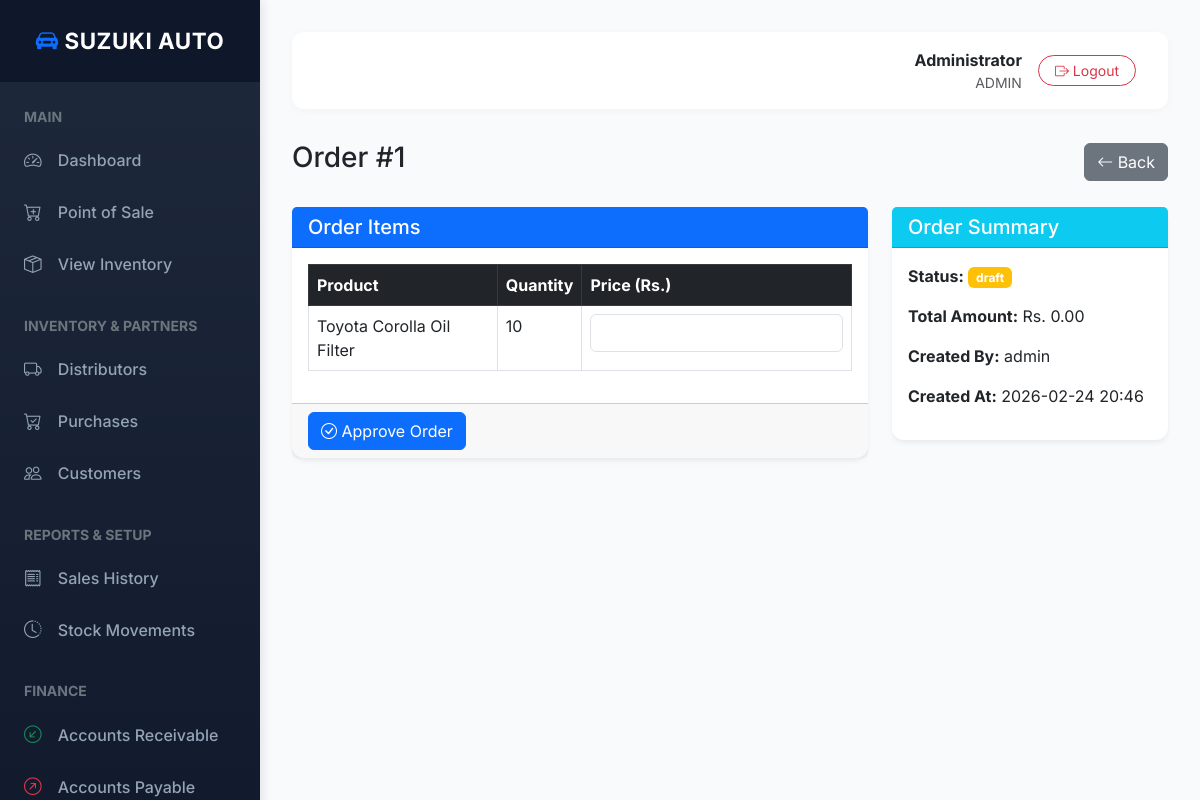
The page /sales/orders/1 (signed in) on the database its author committed.
### models.py (models this page shows, shortened)
class User(db.Model, UserMixin):
    id = db.Column(db.Integer, primary_key=True)
    username = db.Column(db.String(150), unique=True, nullable=False)
    password_hash = db.Column(db.String(200), nullable=False)
    role = db.Column(db.String(20), nullable=False)  # staff / admin
    full_name = db.Column(db.String(200))
    phone = db.Column(db.String(20))
    created_orders = db.relationship('Order', foreign_keys='Order.created_by', back_populates='creator', lazy=True)
    approved_orders = db.relationship('Order', foreign_keys='Order.approved_by', back_populates='approver', lazy=True)
    created_purchases = db.relationship('PurchaseOrder', foreign_keys='PurchaseOrder.created_by', back_populates='creator', lazy=True)

class Order(db.Model):
    id = db.Column(db.Integer, primary_key=True)
    created_by = db.Column(db.Integer, db.ForeignKey('user.id'))
    approved_by = db.Column(db.Integer, db.ForeignKey('user.id'), nullable=True)
    customer_id = db.Column(db.Integer, db.ForeignKey('customer.id'), nullable=True)
    customer_name = db.Column(db.String(200)) # Keep for walk-in cash sales
    customer_phone = db.Column(db.String(20))
    customer_address = db.Column(db.Text)
    status = db.Column(db.String(20), default='draft')  # draft, approved, completed, cancelled
    order_type = db.Column(db.String(20), default='sale')  # sale, credit_sale
    total_amount = db.Column(db.Numeric(12, 2), default=0.0)
    total_profit = db.Column(db.Numeric(12, 2), default=0.0)
    amount_paid = db.Column(db.Numeric(12, 2), default=0.0)
    due_date = db.Column(db.DateTime, nullable=True)
    created_at = db.Column(db.DateTime, default=datetime.utcnow)
    customer = db.relationship('Customer', back_populates='orders', lazy=True)
    items = db.relationship('OrderItem', back_populates='order', lazy=True, cascade='all, delete-orphan')
    creator = db.relationship('User', foreign_keys=[created_by], back_populates='created_orders')
    approver = db.relationship('User', foreign_keys=[approved_by], back_populates='approved_orders')
    transactions = db.relationship('CustomerTransaction', back_populates='order', lazy=True)

class OrderItem(db.Model):
    id = db.Column(db.Integer, primary_key=True)
    order_id = db.Column(db.Integer, db.ForeignKey('order.id', ondelete='CASCADE'))
    product_id = db.Column(db.Integer, db.ForeignKey('product.id'))
    quantity = db.Column(db.Integer)
    price = db.Column(db.Numeric(12, 2), nullable=True)  # Selling price at time of order
    order = db.relationship('Order', back_populates='items')
    product = db.relationship('Product', back_populates='order_items')

class Product(db.Model):
    id = db.Column(db.Integer, primary_key=True)
    name = db.Column(db.String(200), nullable=False)
    description = db.Column(db.Text)
    sku = db.Column(db.String(50), unique=True)
    stock_quantity = db.Column(db.Integer, default=0)
    cost_price = db.Column(db.Numeric(12, 2))
    selling_price = db.Column(db.Numeric(12, 2))
    distributor_id = db.Column(db.Integer, db.ForeignKey('distributor.id'), nullable=True)
    vehicle_type = db.Column(db.String(100))  # e.g., Car, Motorcycle, Truck
    vehicle_model = db.Column(db.String(100))  # e.g., Civic 2019, Mehran
    part_number = db.Column(db.String(100))  # Original part number
    min_stock_level = db.Column(db.Integer, default=5)
    is_active = db.Column(db.Boolean, default=True)
    created_at = db.Column(db.DateTime, default=datetime.utcnow)
    distributor = db.relationship('Distributor', back_populates='products')
    order_items = db.relationship('OrderItem', back_populates='product', lazy=True)
    purchase_items = db.relationship('PurchaseOrderItem', back_populates='product', lazy=True)
    stock_movements = db.relationship('StockMovement', back_populates='product', lazy=True)

### routes/sales.py (the view, shortened to what this page needs)
@sales_bp.route('/orders/<int:order_id>', methods=['GET', 'POST'])
@login_required
def order_detail(order_id):
    order = SalesController.get_order_by_id(order_id)
    if not order:
        flash("Order not found.", "danger")
        return redirect(url_for('main.dashboard'))
    if current_user.role != 'admin' and (order.status != 'draft' or order.created_by != current_user.id):
        flash("You don't have permission to view that order.", "danger")
        return redirect(url_for('main.dashboard'))
    return render_template('order_detail.html', order=order)

### app.py (called while the page is built)
def create_app():
    app = Flask(__name__)
    app.config['SECRET_KEY'] = 'secret-key-change-in-production'
    app.config['SQLALCHEMY_DATABASE_URI'] = 'sqlite:///pos.db'
    app.config['SQLALCHEMY_TRACK_MODIFICATIONS'] = False
    db.init_app(app)
    login_manager.init_app(app)
    @login_manager.user_loader
    def load_user(user_id):
        return db.session.get(User, int(user_id))
    register_blueprints(app)
    return app

### controllers/sales_controller.py (called while the page is built)
    @staticmethod
    def get_order_by_id(order_id):
        return db.session.get(Order, order_id)

### templates/order_detail.html (shortened to what this page needs)
{% extends "base.html" %} {% block content %}
<div class="d-flex justify-content-between align-items-center mb-4">
  <h3>Order #{{ order.id }}</h3>
  <div>
    <a href="{{ url_for('main.dashboard') }}" class="btn btn-secondary">
      <i class="bi bi-arrow-left"></i> Back
    </a>
  </div>
</div>
<div class="row">
  <div class="col-md-8">
    <form method="POST">
      <div class="card mb-4">
        <div class="card-header bg-primary text-white">
          <h5 class="mb-0">Order Items</h5>
        </div>
        <div class="card-body">
          <table class="table table-bordered">
            <thead class="table-dark">
              <tr>
                <th>Product</th>
                <th>Quantity</th>
                {% if current_user.role == 'admin' and order.status == 'draft'
                %}
                <th>Price (Rs.)</th>
                {% elif order.status == 'approved' %}
                <th>Price (Rs.)</th>
                <th>Total (Rs.)</th>
                {% endif %}
              </tr>
            </thead>
            <tbody>
              {% for item in order.items %}
              <tr>
                <td>{{ item.product.name }}</td>
                <td>{{ item.quantity }}</td>
                {% if current_user.role == 'admin' and order.status == 'draft'
                %}
                <td>
                  <input
                    type="number"
                    step="0.01"
                    name="price_{{ item.id }}"
                    class="form-control"
                    value="{{ item.price or '' }}"
                    required
                  />
                </td>
                {% elif order.status == 'approved' %}
                <td>Rs. {{ "%.2f"|format(item.price) }}</td>
                <td>Rs. {{ "%.2f"|format(item.price * item.quantity) }}</td>
                {% endif %}
              </tr>
              {% endfor %}
            </tbody>
          </table>
        </div>
        {% if current_user.role == 'admin' and order.status == 'draft' %}
        <div class="card-footer">
          <button class="btn btn-primary">
            <i class="bi bi-check-circle"></i> Approve Order
          </button>
        </div>
        {% endif %}
      </div>
    </form>
  </div>
  <div class="col-md-4">
    <div class="card mb-4">
      <div class="card-header bg-info text-white">
        <h5 class="mb-0">Order Summary</h5>
      </div>
      <div class="card-body">
        <p>
          <strong>Status:</strong>
          <span
            class="badge {% if order.status == 'approved' %}bg-success{% else %}bg-warning{% endif %}"
          >
            {{ order.status }}
          </span>
        </p>
        <p>
          <strong>Total Amount:</strong> Rs. {{
          "%.2f"|format(order.total_amount) }}
        </p>
        <p><strong>Created By:</strong> {{ order.creator.username }}</p>
        <p>
          <strong>Created At:</strong> {{ order.created_at.strftime('%Y-%m-%d
          %H:%M') }}
        </p>
      </div>
    </div>
  </div>
</div>
{% endblock %}

### templates/base.html (shortened to what this page needs)
<!doctype html>
<html lang="en">
  <head>
    <link href="https://cdn.jsdelivr.net/npm/bootstrap@5.3.0/dist/css/bootstrap.min.css" rel="stylesheet" />
    <link href="https://cdn.jsdelivr.net/npm/bootstrap-icons@1.11.0/font/bootstrap-icons.css" rel="stylesheet" />
  </head>
  <body>
    {% if current_user.is_authenticated %}
    <div class="d-flex flex-column flex-lg-row">
      <nav class="sidebar flex-shrink-0">
        <a href="{{ url_for('main.dashboard') }}" class="brand">
          <i class="bi bi-car-front-fill text-primary"></i> SUZUKI AUTO
        </a>
        <div class="sidebar-nav">
          <div class="px-4 mb-2 text-uppercase text-secondary small fw-bold tracking-wider">Main</div>
          <a href="{{ url_for('main.dashboard') }}"><i class="bi bi-speedometer2"></i> Dashboard</a>
          <a href="{{ url_for('sales.create_order') }}"><i class="bi bi-cart-plus"></i> Point of Sale</a>
          <a href="{{ url_for('products.products') }}"><i class="bi bi-box-seam"></i> View Inventory</a>
          {% if current_user.role == 'admin' %}
          <div class="px-4 mt-4 mb-2 text-uppercase text-secondary small fw-bold tracking-wider">Inventory & Partners</div>
          <a href="{{ url_for('distributors.list_distributors') }}"><i class="bi bi-truck"></i> Distributors</a>
          <a href="{{ url_for('purchases.purchase_orders') }}"><i class="bi bi-cart-check"></i> Purchases</a>
          <a href="{{ url_for('customers.index') }}"><i class="bi bi-people"></i> Customers</a>
          <div class="px-4 mt-4 mb-2 text-uppercase text-secondary small fw-bold tracking-wider">Reports & Setup</div>
          <a href="{{ url_for('sales.sales_history') }}"><i class="bi bi-receipt"></i> Sales History</a>
          <a href="{{ url_for('analytics.stock_movements') }}"><i class="bi bi-clock-history"></i> Stock Movements</a>
          <div class="px-4 mt-4 mb-2 text-uppercase text-secondary small fw-bold tracking-wider">Finance</div>
          <a href="{{ url_for('analytics.receivables') }}"><i class="bi bi-arrow-down-left-circle text-success"></i> Accounts Receivable</a>
          <a href="{{ url_for('analytics.payables') }}"><i class="bi bi-arrow-up-right-circle text-danger"></i> Accounts Payable</a>
          {% endif %}
        </div>
      </nav>
      <div class="main-content flex-grow-1">
        <div class="topbar">
          <div class="d-flex align-items-center">
            <div class="me-3 text-end d-none d-sm-block">
              <div class="fw-bold text-dark">{{ current_user.full_name or current_user.username }}</div>
              <div class="small text-muted text-uppercase tracking-wider">{{ current_user.role }}</div>
            </div>
            <a href="{{ url_for('auth.logout') }}" class="btn btn-outline-danger btn-sm rounded-pill px-3">
              <i class="bi bi-box-arrow-right"></i> Logout
            </a>
          </div>
        </div>
        {% block content %}{% endblock %}
      </div>
    </div>
    {% endif %}
  </body>
</html>

### templates/base.html (style rules this page uses)
body { min-height: 100vh; background-color: #f8fafc; font-family: 'Inter', system-ui, -apple-system, sans-serif; }
.sidebar { width: 260px; background: linear-gradient(180deg, #1e293b 0%, #0f172a 100%); color: white; min-height: 100vh; position: fixed; box-shadow: 2px 0 10px rgba(0,0,0,0.1); z-index: 1000; overflow-y: auto; }
.sidebar .brand { padding: 1.5rem 1rem; background: #0f172a; font-size: 1.4rem; font-weight: 700; text-align: center; text-decoration: none; color: white; display: block; letter-spacing: 0.5px; }
.sidebar-nav { padding: 1.5rem 0; }
.sidebar-nav a { padding: 0.8rem 1.5rem; color: #94a3b8; text-decoration: none; display: block; transition: all 0.2s ease; font-weight: 500; }
.sidebar-nav a i { margin-right: 12px; font-size: 1.1em; width: 20px; text-align: center; }
.main-content { margin-left: 260px; padding: 2rem; width: calc(100% - 260px); }
.topbar { background: white; padding: 1rem 2rem; box-shadow: 0 2px 10px rgba(0,0,0,0.03); margin-bottom: 2rem; border-radius: 12px; display: flex; justify-content: space-between; align-items: center; }
.card { border: none; border-radius: 12px; box-shadow: 0 4px 6px -1px rgba(0,0,0,0.05), 0 2px 4px -1px rgba(0,0,0,0.03); transition: transform 0.2s ease-in-out, box-shadow 0.2s ease-in-out; }
.btn { transition: all 0.2s cubic-bezier(0.4, 0, 0.2, 1); }

### rows shown on the page
User: full_name "Administrator", role "ADMIN", creator.username "admin"
Order: id "1", status "draft", total_amount "0.00", created_at "2026-02-24 20:46"
OrderItem: product.name "Toyota Corolla Oil Filter", quantity "10"
